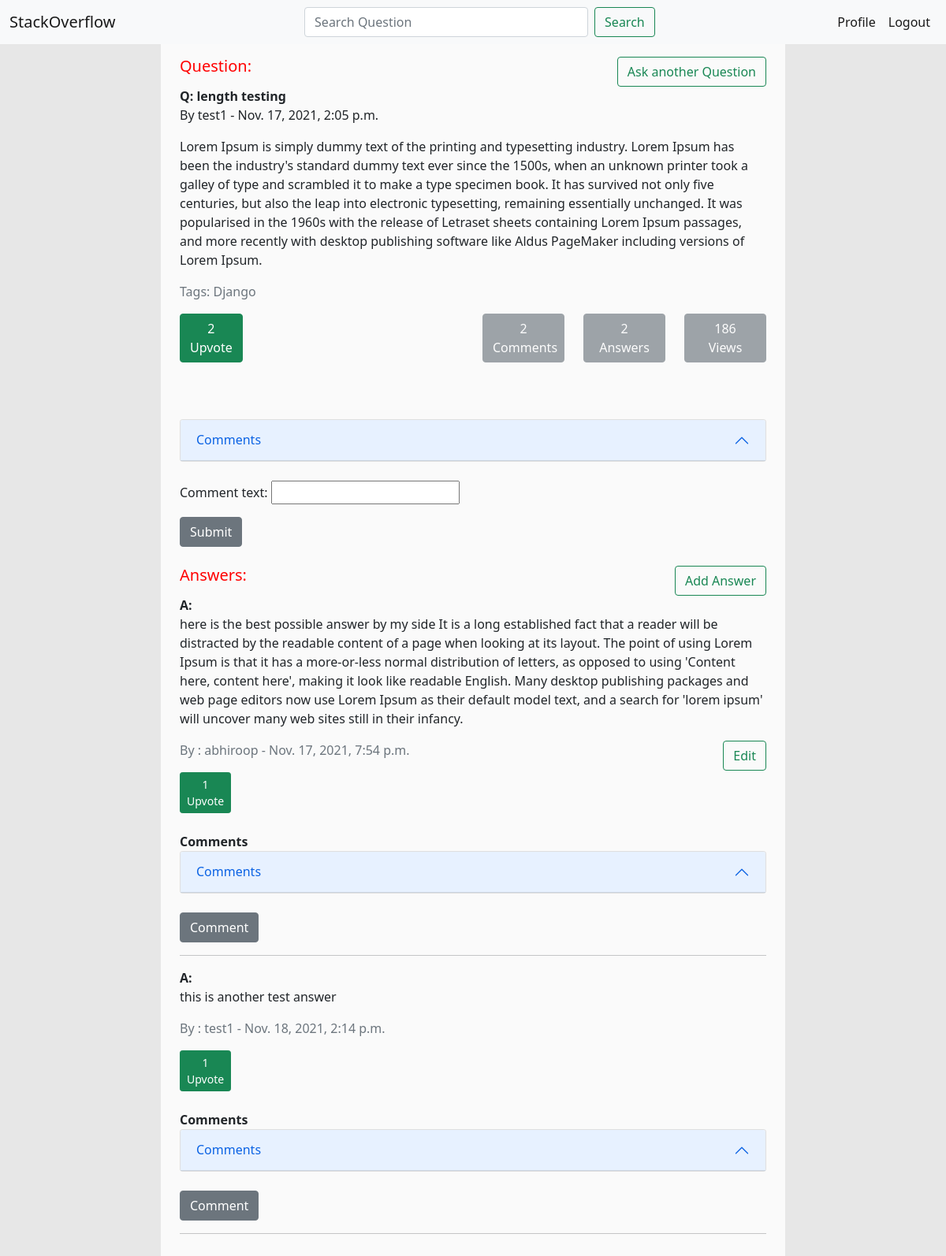
Page /question/6 (signed in) on the committed database.
### lander/models.py (models this page shows, shortened)
class Question(models.Model):
    QUESTION_TAGS = (
        ('WebDev','WebDev'),
        ('Software','Software'),
        ('Django','Django'),
        ('java','java'),
        ('python','python'),
    )
    user = models.ForeignKey(User, on_delete=models.CASCADE)
    question_heading = models.CharField(max_length=50, null=True)
    question_text = models.CharField(max_length=1000, null=False)
    post_date = models.DateTimeField(auto_now_add=True)
    ans_count = models.IntegerField(default=0)
    comment_count = models.IntegerField(default=0)
    views = models.IntegerField(default=0)
    upvote_count = models.IntegerField(default=0, null=True)
    tags = MultiSelectField(choices = QUESTION_TAGS)

class Answer(models.Model):
    question = models.ForeignKey(Question, on_delete=models.CASCADE)
    user = models.ForeignKey(User,on_delete=models.CASCADE)
    ans_text = models.CharField(max_length=1000)
    post_date = models.DateTimeField(auto_now_add=True)
    upvote_count = models.IntegerField(default=0, null=True)

### lander/views.py (the view, shortened to what this page needs)
# urls.py: path('question/<int:question_id>', views.question_detail, name='question_detail'),
def question_detail(request,question_id):
    context = {}
    current_user = request.user
    question = Question.objects.get(pk = question_id)
    question_upvotes = UpvoteQuestion.objects.filter(question__pk = question_id)
    count_question_upvotes=question_upvotes.count()
    question.upvote_count = count_question_upvotes
    question.views +=1
    question.save()
    answers = Answer.objects.filter(question__pk = question_id).order_by('-upvote_count')
    count_answers = answers.count()
    comments = CommentQuestion.objects.filter(question__pk = question_id).order_by('-post_date')
    count_comments = comments.count()
    form = CommentQuestionForm(request.POST or None)
    count_upvotes=''
    another_answer = Answer.objects.filter(question__pk = question_id).first()
    for a in answers:
        upvotes = UpvoteAnswer.objects.filter(answer__pk = a.id)
        if upvotes:
            count_upvotes = upvotes.count()
            a.upvote_count = count_upvotes
            a.save()
    context = {'question':question,
        'form':form, 'comments':comments, 'answers':answers,
        'count_answers':count_answers, 'count_comments': count_comments,
        'count_question_upvotes':count_question_upvotes,
        'count_upvotes':count_upvotes,
        'another_ansewer':another_answer,
        'current_user':current_user,
    }
    return render(request, 'lander/question_detail.html',context)

### lander/forms.py
class CommentQuestionForm(forms.ModelForm):
    class Meta:
        model = CommentQuestion
        fields = ("comment_text",)

### lander/templates/lander/question_detail.html (shortened to what this page needs)
{% extends 'lander/base.html' %}
{% load static %}
    {% block content %}
    <div class="content">
        <div class="main_container mt-0"><br>
        <div class="first_line">
            <h5 class="search_result">Question: </h5>
            <a href="{% url 'ask_question' %}" class="add_ques btn btn-outline-success" >Ask another Question</a>
        </div>
        <strong>Q: {{ question.question_heading }}</strong>
        <p >By {{ question.user }} - {{question.post_date}} </p>
        <p>{{ question.question_text}}</p>
        <p class="text-muted">Tags: {{question.tags}}</p>
        <div id="detail_buttons_large_screen">
        <div class="row">
            <div class="col-md-4">
                <div class="col-md-5 px-0">
                    <a href="{% url 'upvote_question' question.id %}"><button class="btn btn-success" >{{question.upvote_count }} <br> Upvote</button></a>
                </div>
            </div>
            <div class="col-md-2"></div>
            <div class="col-md-2"><button class="btn btn-secondary button_width" disabled>{{ count_comments }} <br> Comments</button></div>
            <div class="col-md-2"><button class="btn btn-secondary button_width" disabled>{{ count_answers }} <br> Answers</button></div>
            <div class="col-md-2"><button class="btn btn-secondary button_width" disabled>{{ question.views }} <br> Views</button></div>
        </div>
        <br>
        </div>
        <br><br>
        <div>
            <div >
                <div class="accordion" id="accordionExample">
                    <div class="accordion-item">
                      <h2 class="accordion-header" id="headingOne">
                        <button class="accordion-button" type="button" data-bs-toggle="collapse" data-bs-target="#collapseOne" aria-expanded="true" aria-controls="collapseOne">
                          Comments
                        </button>
                      </h2>
                    </div>
                </div>
                <br>
                {% if user.is_authenticated %}
                <form method="POST" enctype="multipart/form-data">
                    {{ form.as_p }}
                    <input class="btn btn-secondary" type="submit" value="Submit" name="comment_question_form">
                </form>
                {% else %}
                Login to comment
                {% endif %}
            </div>
        </div>
        <br>
        <div class="answers">
            <div class="first_line">
                <h5 class="search_result">Answers: </h5>
                <a href="{% url 'add_answer' question.id %}" class="add_ques btn btn-outline-success" >Add Answer</a>
            </div>
            {% for i in answers %}
            <strong>A: </strong>
            <p>{{ i.ans_text}}</p>
            {% if i.user == current_user %}
            <a href="{% url 'update_answer' question.id i.id %}" class="add_ques btn btn-outline-success" >Edit</a>
            {% endif %}
            <p class="text-muted">By : {{i.user}}  -  {{i.post_date}}</p>
            <div class="upvote">
                <span class="text-success">
                    <a href="{% url 'upvote_answer' question.id i.id %}"><button class=" btn btn-success btn-sm" >{{ i.upvote_count }}  <br> Upvote</button></a>
                </span>
            </div><br>
            <strong>Comments</strong>
                <br>
                <div class="accordion" id="accordionExample">
                    <div class="accordion-item">
                      <h2 class="accordion-header" id="headingOne">
                        <button class="accordion-button" type="button" data-bs-toggle="collapse" data-bs-target="#collapsetwo" aria-expanded="true" aria-controls="collapsetwo">
                          Comments
                        </button>
                      </h2>
                    </div>
                </div>
            <div >
                <br>
                {% if user.is_authenticated %}
                <div class="comment_answer">
                    <span class="text-success">
                        <a href="{% url 'comment_answer' question.id i.id %}" style="text-decoration: none;"><button class="btn btn-secondary">Comment</button></a>
                    </span>
                </div>
                {% else %}
                Login to comment
                {% endif %}
            </div>
            <hr>
            {% endfor %}
            <br>
        </div>
        </div>
    </div>
    {% endblock %}

### lander/templates/lander/base.html (style rules this page uses)
.content { margin-right: 17vw; margin-left: 17vw; background-color: rgb(250, 250, 250); }
.main_container { margin: 2vw; }
.search_result { color: red; }
.first_line { display: flex; flex-direction: row; justify-content: space-between; }
#detail_buttons_large_screen { display: block; }
.button_width { width: 100%; }
.add_ques { float: right; }
.body { background-color: rgb(231, 231, 231); }

### rows in the picture
Question: question_heading "length testing", user "test1", post_date "Nov. 17, 2021, 2:05 p.m.", question_text "Lorem Ipsum is simply dummy text of the printing and typesetting industry. Lorem Ipsum has been the industry's standard dummy text ever since the 1500s, when an unknown printer took a galley of type and scrambled it to make a type specimen book. It has survived not only five centuries, but also the leap into electronic typesetting, remaining essentially unchanged. It was popularised in the 1960s with the release of Letraset sheets containing Lorem Ipsum passages, and more recently with desktop publishing software like Aldus PageMaker including versions of Lorem Ipsum.", tags "Django", upvote_count "2", views "186"
Answer: ans_text "here is the best possible answer by my side It is a long established fact that a reader will be distracted by the readable content of a page when looking at its layout. The point of using Lorem Ipsum is that it has a more-or-less normal distribution of letters, as opposed to using 'Content here, content here', making it look like readable English. Many desktop publishing packages and web page editors now use Lorem Ipsum as their default model text, and a search for 'lorem ipsum' will uncover many web sites still in their infancy.", shows "Edit", user "abhiroop", post_date "Nov. 17, 2021, 7:54 p.m.", upvote_count "1"
Answer: ans_text "this is another test answer", user "test1", post_date "Nov. 18, 2021, 2:14 p.m.", upvote_count "1"

### other values in the picture
{{ count_comments }} "2"
{{ count_answers }} "2"
